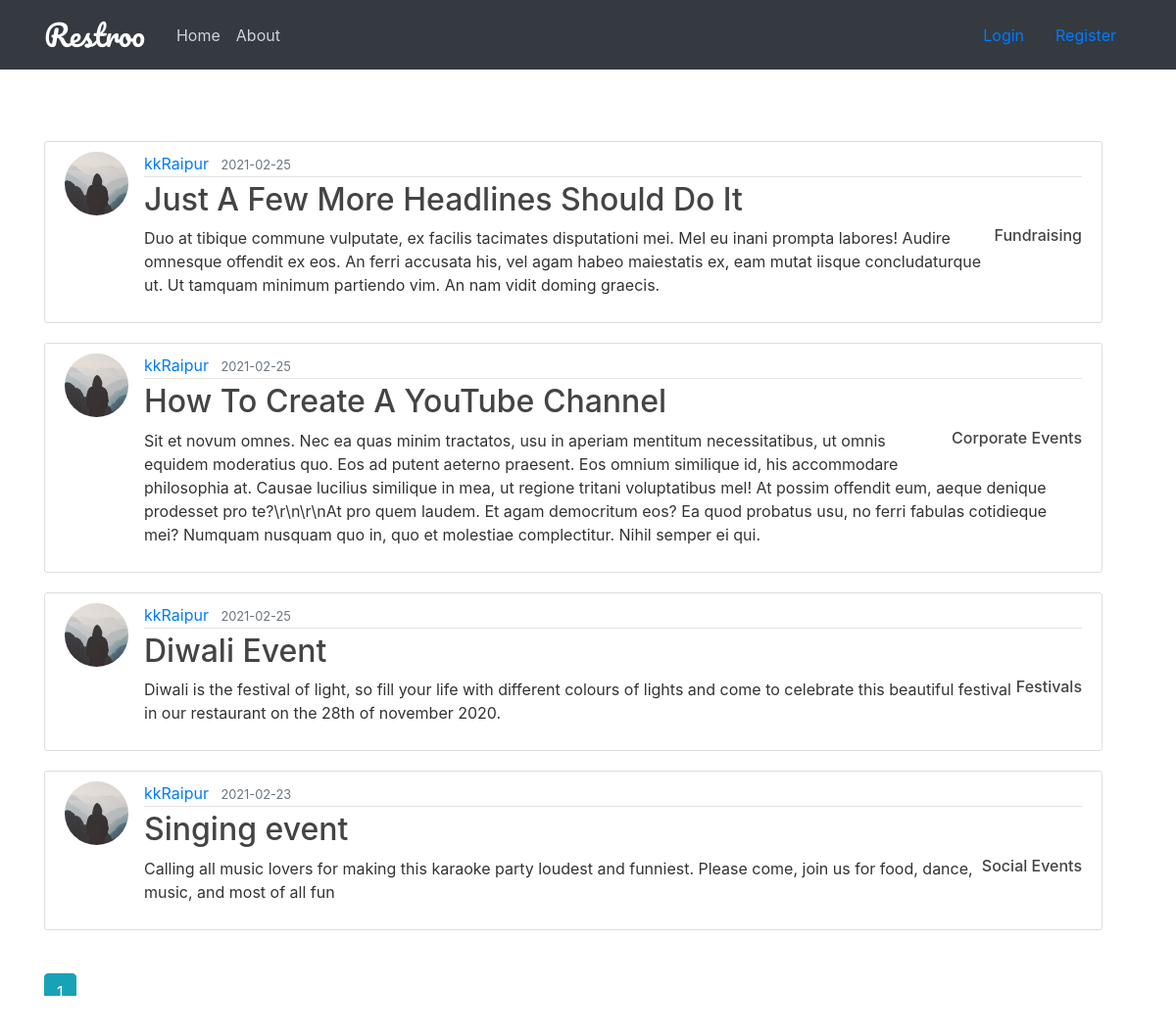
/user_post/kkRaipur, run on the app's committed database.
### restroo/models.py (models this page shows, shortened)
class Post(db.Model):
    id = db.Column(db.Integer, primary_key=True)
    title = db.Column(db.String(100), nullable=False)
    date_posted = db.Column(db.DateTime, nullable=False, default=datetime.utcnow)
    content = db.Column(db.Text, nullable=False)
    category = db.Column(db.String(20), nullable=False)
    rest_id = db.Column(db.Integer, db.ForeignKey('user.id'), nullable=False)
    author = db.relationship('User', back_populates='posts')

class User(db.Model, UserMixin):
    id = db.Column(db.Integer, primary_key=True)
    name = db.Column(db.String(100), nullable=False)
    username = db.Column(db.String(20), unique=True, nullable=False)
    email = db.Column(db.String(120), unique=True, nullable=False)
    address = db.Column(db.Text, nullable=False)
    contact = db.Column(db.Integer, nullable=False)
    role = db.Column(db.String(20), nullable=False, default="customer")
    image_file = db.Column(db.String(20), nullable=False, default='default.jpg')
    password = db.Column(db.String(60), nullable=False)
    table = db.relationship('Tables', backref='restaurant', lazy=True)
    medias = db.relationship('Media', backref='uploader', lazy=True)
    posts = db.relationship('Post', back_populates='author', lazy=True)
    bookings = db.relationship('Booking', back_populates='booker', lazy=True,
                               primaryjoin='User.id==Booking.cust_id')
    reserves = db.relationship('Booking', back_populates='bookplace', lazy=True,
                               primaryjoin='User.id==Booking.rest_id')
    reviewed_by = db.relationship('Review', back_populates='reviewer', lazy=True,
                                  primaryjoin='User.id==Review.cust_id')
    reviewed_at = db.relationship('Review', back_populates='reviewplace', lazy=True,
                                  primaryjoin='User.id==Review.rest_id')

### restroo/routes.py (the view)
@app.route("/user_post/<string:username>")
def user_posts(username):
    page = request.args.get('page', 1, type=int)
    user = User.query.filter_by(username=username).first_or_404()
    posts = Post.query.filter_by(author=user).order_by(Post.date_posted.desc()).paginate(page=page, per_page=5)
    return render_template('user_post.html', posts=posts, user=user)

### restroo/templates/user_post.html (shortened to what this page needs)
{% extends "layout.html" %}
{% block content %}
    <h1 class="mb-3" style="color: white">Post by {{ user.username }} ({{ posts.total }})</h1>
    {% for post in posts.items %}
        <article class="media content-section">
        <img class="rounded-circle article-img" src="{{ url_for('static', filename='profile_pics/' + post.author.image_file) }}">
          <div class="media-body">
            <div class="article-metadata">
              <a class="mr-2" href="{{ url_for('user_posts', username=post.author.username) }}">{{ post.author.username }}</a>
              <small class="text-muted">{{ post.date_posted.strftime('%Y-%m-%d') }}</small>
            </div>
            <h2><a class="article-title" href="{{ url_for('post', post_id=post.id) }}">{{ post.title }}</a></h2>
              <h6 style="float: right"><a class="article-title" href="#">{{ post.category }}</a></h6>
            <p class="article-content">{{ post.content }}</p>
          </div>
        </article>
    {% endfor %}
    <br/>
    {% for page_num in posts.iter_pages(left_edge=1, right_edge=1, left_current=1, right_current=2) %}
        {% if page_num %}
            {% if posts.page == page_num %}
                <a class="btn btn-info mb-4" href="{{ url_for('user_posts', username=user.username, page=page_num) }}">{{ page_num }}</a>
            {% else %}
                <a class="btn btn-outline-info mb-4" href="{{ url_for('user_posts', username=user.username, page=page_num) }}">{{ page_num }}</a>
            {% endif %}
        {% else %}
            ...
        {% endif %}
    {% endfor %}
{% endblock content %}

### restroo/static/main.css (style rules this page uses)
body { background-image: url('pexels-pixabay-326279.jpg'); background-repeat: no-repeat; background-attachment: fixed; background-size: cover; color: #333333; margin-top: 5rem; }
h1, h2, h3, h4, h5, h6 { color: #444444; }
.content-section { background: #ffffff; padding: 10px 20px; border: 1px solid #dddddd; border-radius: 3px; margin-bottom: 20px; }
.article-title { color: #444444; }
.article-content { white-space: pre-line; }
.article-img { height: 65px; width: 65px; margin-right: 16px; }
.article-metadata { padding-bottom: 1px; margin-bottom: 4px; border-bottom: 1px solid #e3e3e3 }

### data on the page
Post: image_file (placeholder picture), author.username "kkRaipur", date_posted "2021-02-25", title "Just A Few More Headlines Should Do It", category "Fundraising", content "Duo at tibique commune vulputate, ex facilis tacimates disputationi mei. Mel eu inani prompta labores! Audire omnesque offendit ex eos. An ferri accusata his, vel agam habeo maiestatis ex, eam mutat iisque concludaturque ut. Ut tamquam minimum partiendo vim. An nam vidit doming graecis."
Post: image_file (placeholder picture), author.username "kkRaipur", date_posted "2021-02-25", title "How To Create A YouTube Channel", category "Corporate Events", content "Sit et novum omnes. Nec ea quas minim tractatos, usu in aperiam mentitum necessitatibus, ut omnis equidem moderatius quo. Eos ad putent aeterno praesent. Eos omnium similique id, his accommodare philosophia at. Causae lucilius similique in mea, ut regione tritani voluptatibus mel! At possim offendit eum, aeque denique prodesset pro te?\\r\\n\\r\\nAt pro quem laudem. Et agam democritum eos? Ea quod probatus usu, no ferri fabulas cotidieque mei? Numquam nusquam quo in, quo et molestiae complectitur. Nihil semper ei qui."
Post: image_file (placeholder picture), author.username "kkRaipur", date_posted "2021-02-25", title "Diwali Event", category "Festivals", content "Diwali is the festival of light, so fill your life with different colours of lights and come to celebrate this beautiful festival in our restaurant on the 28th of november 2020."
Post: image_file (placeholder picture), author.username "kkRaipur", date_posted "2021-02-23", title "Singing event", category "Social Events", content "Calling all music lovers for making this karaoke party loudest and funniest. Please come, join us for food, dance, music, and most of all fun"

### other printed values
{{ page_num }} "1"
